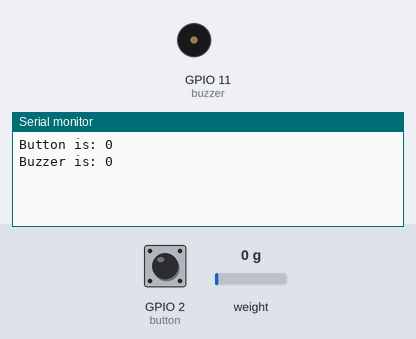
Simulated run of this sketch. Board: ESP32-S3. On the bench: buzzer (waves = sounding, pin HIGH), the last lines printed to the serial monitor. Inputs (shaded band) come from the test bench; at power-on: GPIO 2 (button) LOW, weight on the scale 0 g.

Above: at 2.2 s.
2.3 s: GPIO 2 (button) pulled HIGH for 2.5 s
At 2.7 s:
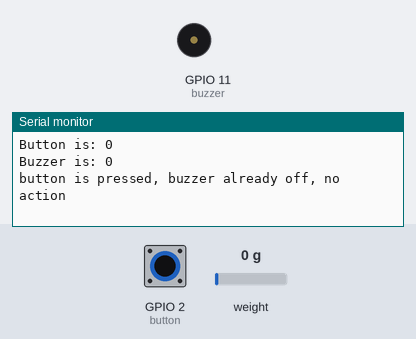
6.3 s: GPIO 2 (button) pulsed HIGH 5 times (0.12 s each, 0.3 s apart)
At 6.81 s:
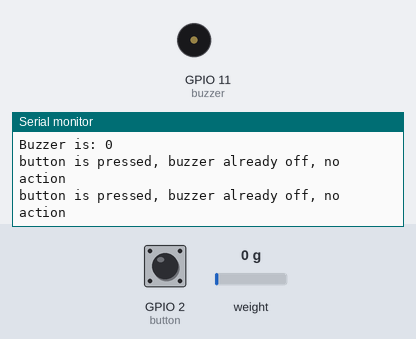
Timing chart, 0 to 9.3 s (numbered marks = the images above; inputs shaded):
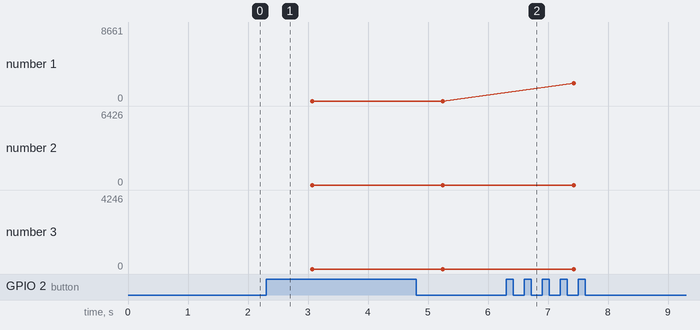

Measured:
- after the input at 2.3 s, the serial monitor: prints a new line at once (image 1)
- after the input at 6.3 s, the serial monitor: prints a new line at once (image 2)
- plotted number 1: 0 → 8661 after the input at 6.3 s

The sketch:

Weight_Sensor.ino
```cpp
#include "HX711.h"

// this code assumes readings are in grams

// being falling from chair alert
HX711 hx;

#define calibration_factor        600       // This value is obtained using the SparkFun_HX711_Calibration sketch
#define HX711_DOUT_PIN            4         // dout pin
#define HX711_SCK_PIN             3         // sck pin
#define NUM_OF_READINGS           20        // used to average on readings
#define NUM_STORED_READINGS       5         // size of the readings array
#define MAX_ACCEPTABLE_WEIGHT     6000      // if weight is exceeds this -> OVERLOAD!
#define button                    2         // button pin
#define buzzer                    11        // buzzer pin
#define BUZZ_FREQ                 500       // signal sent to buzzer via function tone()
// maximum acceptable [alert-less] rate of DECREASE change of weight with respect to time ->
//( diff. in Weight / diff. in Time ) == gram per second
#define Weight_Threshold          500

// volatile for interrupt
volatile byte buzzer_ringing = 0;

struct HXPAIR
{
    // this struct is used to store weight readings / time
    volatile unsigned long t_reading = 0;
    volatile double w_reading = 0;
};

struct HXPAIR readings[NUM_STORED_READINGS];

void setup()
{
    //for DEBUG
    Serial.begin(9600);

    pinMode(button,  INPUT);
    pinMode(buzzer,  OUTPUT);
    buzzer_ringing = LOW;

    // attach button pin to interrupt on rising event
    attachInterrupt(digitalPinToInterrupt(button),resett,RISING);

    // begin falling from chair alert
    hx.begin(HX711_DOUT_PIN, HX711_SCK_PIN);

    hx.set_scale(calibration_factor); //This value is obtained by using the SparkFun_HX711_Calibration sketch
    hx.tare(); //Assuming there is no weight on the scale at start up, reset the scale to 0

    for (int i = 0; i < NUM_STORED_READINGS; i++)
        readings[i].t_reading = 0;// time zero --> time for this i was not set yet
}

void read_and_store()
{
    // wake up the HX711
    hx.power_up();

    //get current time in millisec
    unsigned long curr_time = millis();

    //get the current weight reading
    double curr_value = hx.get_units(NUM_OF_READINGS);

    // other varients
    // hx.read();// reads the current value
    // hx.read_average(NUM_OF_READINGS);// reads but with average
    // hx.get_value(NUM_OF_READINGS);// read_average()-TARE
    // hx.get_units(NUM_OF_READINGS);// get_value()/SCALE

    // get more accurate
    curr_time = curr_time / 2.0 + millis() / 2.0;

    // put the HX711 to sleep mode, redundant??
    hx.power_down();

    // shift the readings array
    for (int i = NUM_STORED_READINGS - 1; i > 0; i--)
    {
        readings[i].t_reading = readings[i-1].t_reading;
        readings[i].w_reading = readings[i-1].w_reading;
    }

    // store the most recent reading
    // store time in MILLI seconds
    readings[0].t_reading = curr_time;
    readings[0].w_reading = curr_value;
}

void resett()
{
   //shut-down if button pressed
   if(buzzer_ringing == LOW)
     {
        Serial.println(F("button is pressed, buzzer already off, no action"));
        return;
     }

   Serial.println(F("button is pressed, turning off buzzer  "));
   noTone(buzzer);
   buzzer_ringing = LOW;

   //clearing the array, as we are selecting multiple readings -> we dont want ->
   //same reading to induce alarm more than once
   for (int i = 0; i < NUM_STORED_READINGS; i++)
        readings[i].t_reading = 0;// time zero = time for this i   was not recorded yet

}

void loop()
{
  // TEST BLOCK //////////////////////////////////
    delay(70);
    Serial.print(F("Button is: "));
    Serial.println(digitalRead(button));

    Serial.print(F("Buzzer is: "));
    Serial.println(buzzer_ringing);

  ///////////////////////////////////////////////

  //if already ringing, return as we don't care what happens
  if(buzzer_ringing)
   {
       Serial.println(F("ringing...."));
       return;
   }

  //get current reading
  read_and_store();

  // OVERLOAD check
  if( readings[0].w_reading > MAX_ACCEPTABLE_WEIGHT )
  {
    Serial.print(F("OVERLOAD! "));
    buzzer_ringing=HIGH;
    tone (buzzer,BUZZ_FREQ);
    return;
  }

  // display readings array
  Serial.print( F("Current readings: ") );
  for (int i = 0; i < NUM_STORED_READINGS; i++)
      {
         Serial.print(readings[i].w_reading);
         Serial.print("   ");
      }
  Serial.println();

  Serial.print( F("Current TIME readings: ") );
  for (int i = 0; i < NUM_STORED_READINGS; i++)
      {
         Serial.print(readings[i].t_reading);
         Serial.print(" ");
      }
  Serial.println();

  //exit if there is still weight ?
  /*if(readings[0].w_reading)
      {
        Serial.println("There is still weight --> no fall or kidnap ");
        return;
      }*/

  //if no readings yet retutn, theoritcially impossible but meh
  if( readings[0].t_reading == 0 )
      {
        Serial.println( F("no readings yet") );
        return;
      }

  //Get the maximum "speed" over previous readings
  double speed = 0;
  for(int i = 0; i < NUM_STORED_READINGS-1 ; i++)
  {
    //break if there is no more VALID readings
    if( readings[i+1].t_reading == 0 )
      break;

    // Weight I lost = previous reading - this reading
    double dw = readings[i+1].w_reading - readings[i].w_reading;
    //Serial.println(dw);

    //Time elapsed = this - previous
    unsigned long dt = readings[i].t_reading - readings[i+1].t_reading;
    //Serial.println(dt);

    // rate of change of weight
    // multiplying by 1e3 to convert from millis to seconds
    double curr = 1000 * dw / dt;
    //Serial.print(curr);

    //note that if curr is negative --> weight increased which doesn't trigger the alarm
    speed = max(speed, curr );
  }

  Serial.print( F("max rate of DECREASE in grams per second! : ") );
  Serial.println(speed);

  // comparing max. rate to alarm threshold
  if(speed < Weight_Threshold)
      {
        Serial.println( F("sub-threshold change ") );
        return;
      }

  // trigerring buzzer
  Serial.println( F("DANGER !! RINGING ") );
  buzzer_ringing = HIGH;
  tone (buzzer,BUZZ_FREQ);

}
```
